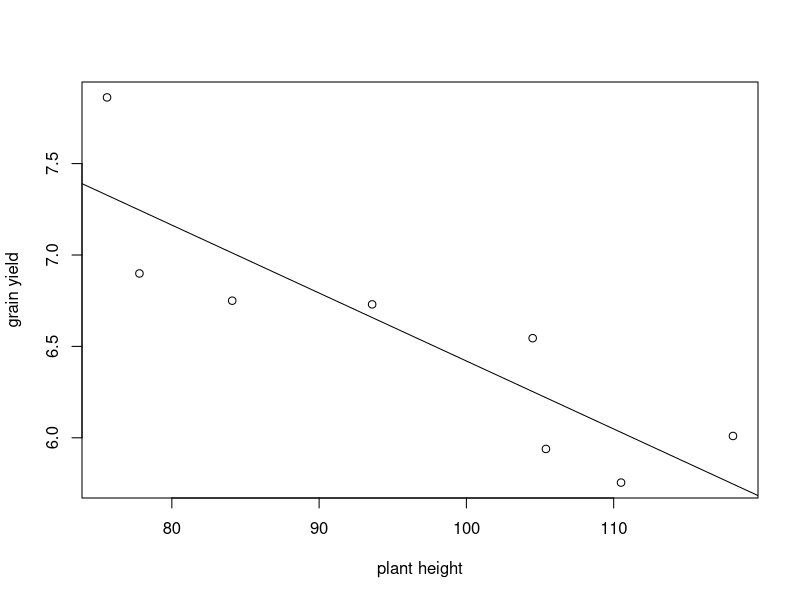
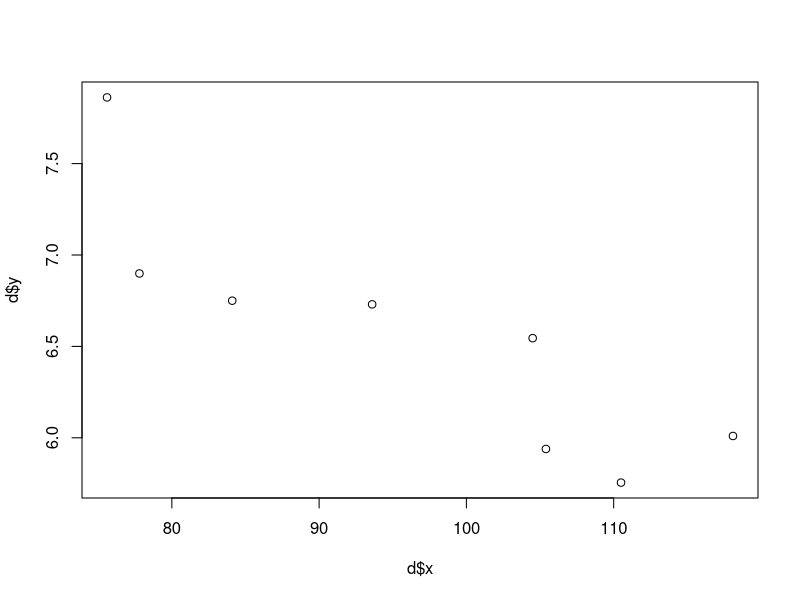
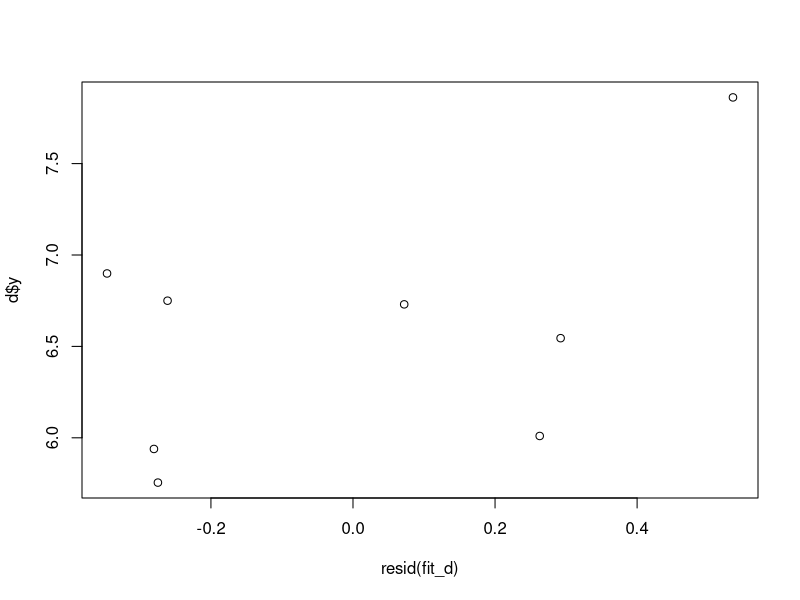
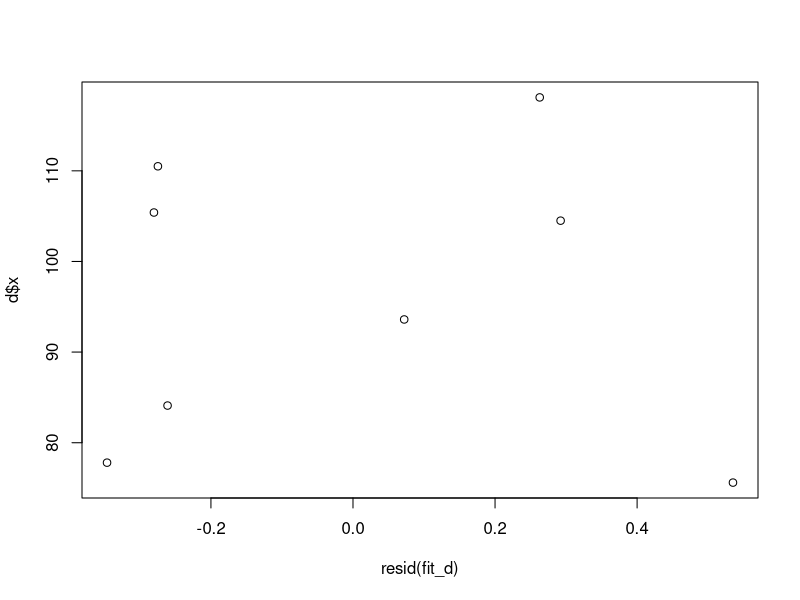
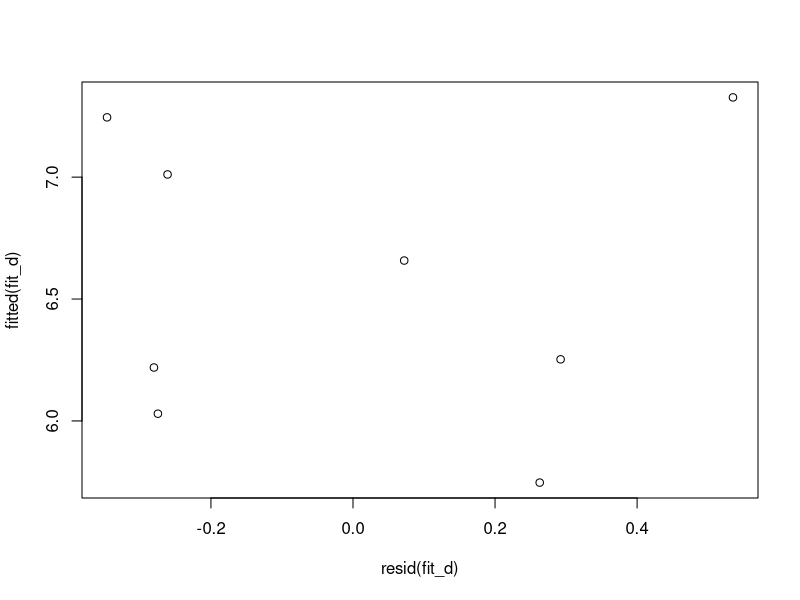

Source code (R) for these figures, in order:
## ---- chunk 1
knitr::opts_chunk$set(echo = TRUE)
## ---- chunk 2
d = data.frame(x = c(110.5, 105.4, 118.1, 104.5, 93.6, 84.1, 77.8, 75.6),
               y = c(5.755, 5.939, 6.010, 6.545, 6.730, 6.750, 6.899, 7.862))
plot(d$x, d$y, xlab = "plant height", ylab = "grain yield")
fit_d = lm(y ~ x, data = d)
abline(fit_d)
## ---- chunk 3
anova(fit_d)
## ---- chunk 4
summary(fit_d)
## ---- chunk 5
confint(fit_d)
## ---- chunk 6
coef(fit_d)[1]
coef(fit_d)["x"]
## ---- chunk 7
M = predict(fit_d, newdata = data.frame(x = 100), interval = "confidence")
print(M)
## ---- chunk 8
N = predict(fit_d, newdata = data.frame(x = 100), interval = "prediction")
print(N)
## ---- chunk 9
x = summary(fit_d)
print(x$r.squared)
## ---- chunk 10
df = data.frame(x = c(1, 2, 3, 4, 5, 6, 7, 8, 9),
                y = c(-2.08, -0.72, 0.28, 0.92, 1.20, 1.12, 0.68, -0.12, -1.28))
plot(d$x, d$y)
## ---- chunk 11
plot(resid(fit_d), d$y)
## ---- chunk 12
plot(resid(fit_d), d$x)
## ---- chunk 13
plot(resid(fit_d), fitted(fit_d))
